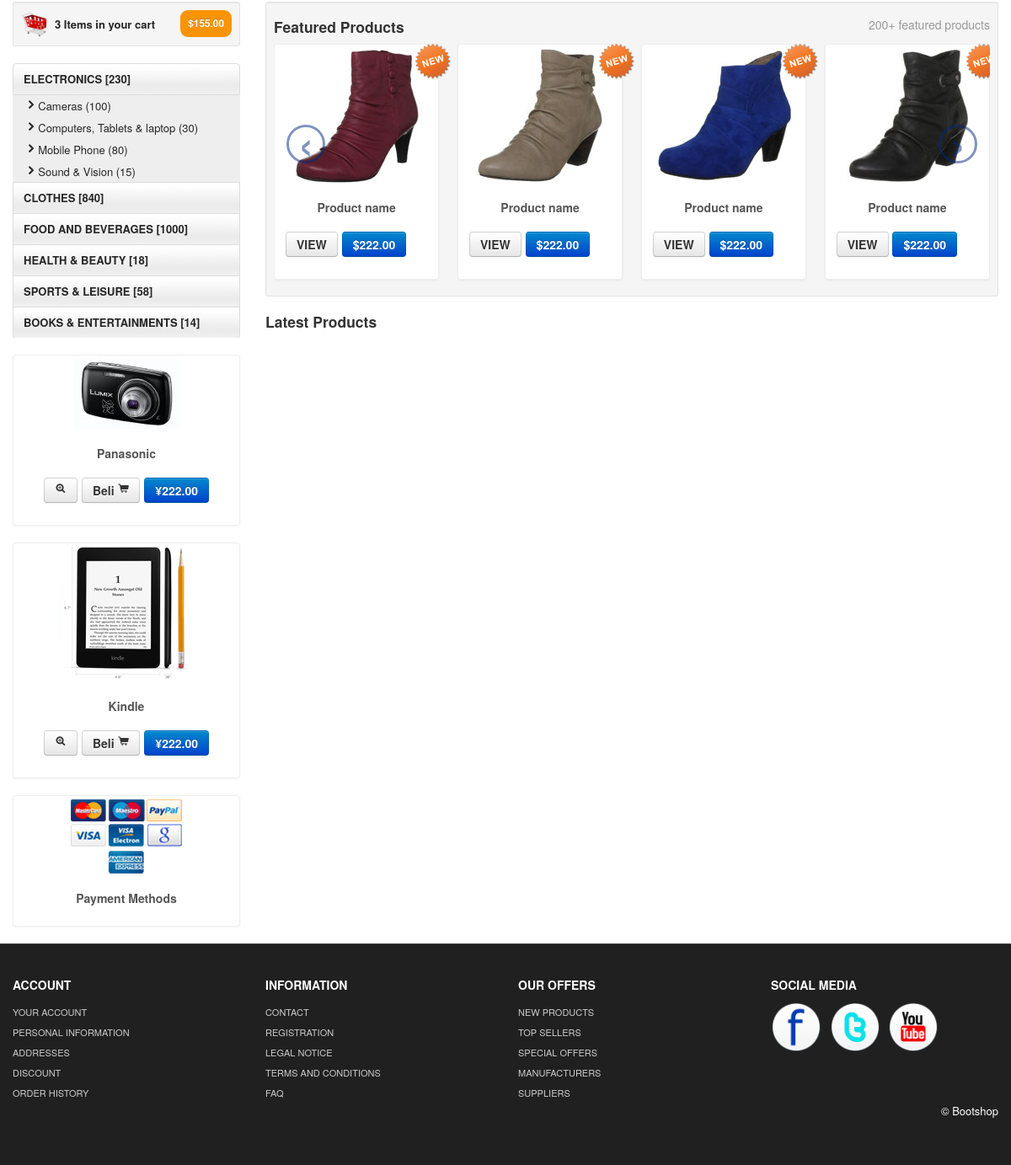
Before: /products/ (lower part) with the older database file.
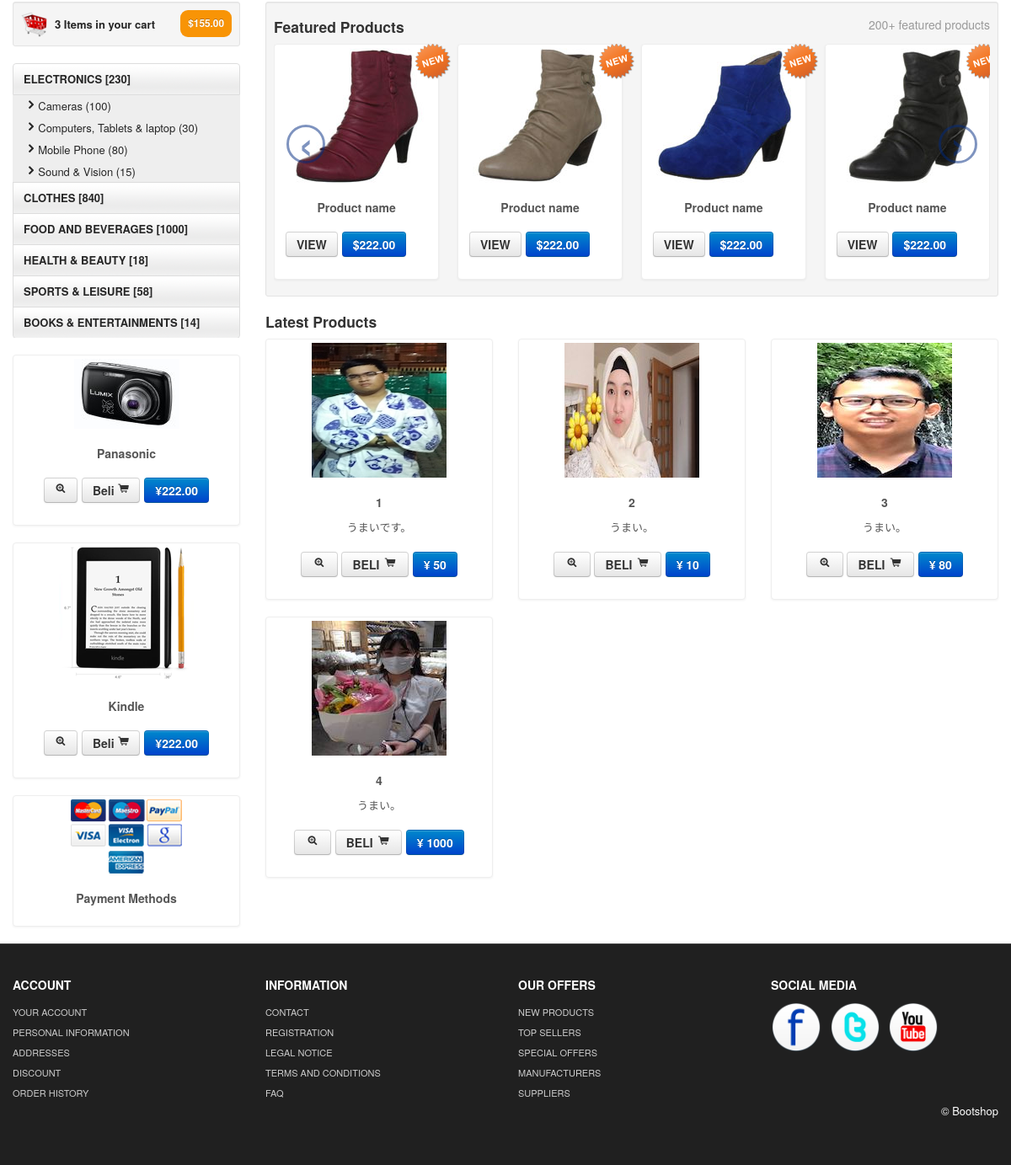
After: the same page with the newer database file.
### mamazon/models.py (models this page shows, shortened)
class Product(models.Model):
    name = models.CharField(max_length=150)
    price = models.IntegerField()
    description = models.TextField()
    thumbnail = models.ImageField(upload_to='thumbnails/')

### mamazon/views.py (the view)
# urls.py: path('products/', views.ProductListView.as_view(), name='product-list'),
class ProductListView(ListView):
    model = Product
    template_name = 'mamazon/list.html'
    def get_queryset(self):
        queryset = Product.objects.all()
        if 'query' in self.request.GET:
            qs = self.request.GET['query']
            queryset = queryset.filter(name_contains=qs)
        return queryset

### mamazon/templates/mamazon/list.html
{% extends 'mamazon/home.html' %}
{% load static %}
{% block products %}
{% for object in object_list %}
<li class="span3">
    <div class="thumbnail">
        <a href="product_details.html"><img
                src=" {{ object.thumbnail.url }} " alt="" /></a>
        <div class="caption">
            <h5> {{ object.name }} </h5>
            <p>
                {{ object.description }}
            </p>
            <h4 style="text-align:center"><a class="btn" href="product_details.html"> <i
                        class="icon-zoom-in"></i></a> <a class="btn" href="#">BELI <i
                        class="icon-shopping-cart"></i></a>
                <a class="btn btn-primary" href="#">¥ {{ object.price }} </a></h4>
        </div>
    </div>
</li>
{% endfor %}
{% endblock products %}

### mamazon/templates/mamazon/home.html (shortened to what this page needs)
{% extends 'mamazon/base.html' %}
{% load static %}
{% block body %}
<div class="span9">
    <div class="well well-small">
        <h4>Featured Products <small class="pull-right">200+ featured
                products</small></h4>
        <div class="row-fluid">
            <div id="featured" class="carousel slide">
                <div class="carousel-inner">
                    <div class="item active">
                        <ul class="thumbnails">
                            <li class="span3">
                                <div class="thumbnail">
                                    <i class="tag"></i>
                                    <a href="product_details.html"><img
                                            src="{% static "themes/images/products/b1.jpg" %}"
                                            alt=""></a>
                                    <div class="caption">
                                        <h5>Product name</h5>
                                        <h4><a class="btn" href="product_details.html">VIEW</a>
                                            <a class="btn btn-primary" href="#">$222.00</a>
                                        </h4>
                                    </div>
                                </div>
                            </li>
                            <li class="span3">
                                <div class="thumbnail">
                                    <i class="tag"></i>
                                    <a href="product_details.html"><img
                                            src="{% static "themes/images/products/b2.jpg" %}"
                                            alt=""></a>
                                    <div class="caption">
                                        <h5>Product name</h5>
                                        <h4><a class="btn" href="product_details.html">VIEW</a>
                                            <a class="btn btn-primary" href="#">$222.00</a>
                                        </h4>
                                    </div>
                                </div>
                            </li>
                            <li class="span3">
                                <div class="thumbnail">
                                    <i class="tag"></i>
                                    <a href="product_details.html"><img
                                            src="{% static "themes/images/products/b3.jpg" %}"
                                            alt=""></a>
                                    <div class="caption">
                                        <h5>Product name</h5>
                                        <h4><a class="btn" href="product_details.html">VIEW</a>
                                            <a class="btn btn-primary" href="#">$222.00</a>
                                        </h4>
                                    </div>
                                </div>
                            </li>
                            <li class="span3">
                                <div class="thumbnail">
                                    <i class="tag"></i>
                                    <a href="product_details.html"><img
                                            src="{% static "themes/images/products/b4.jpg" %}"
                                            alt=""></a>
                                    <div class="caption">
                                        <h5>Product name</h5>
                                        <h4><a class="btn" href="product_details.html">VIEW</a>
                                            <a class="btn btn-primary" href="#">$222.00</a>
                                        </h4>
                                    </div>
                                </div>
                            </li>
                        </ul>
                    </div>
                </div>
                <a class="left carousel-control" href="#featured" data-slide="prev">‹</a>
                <a class="right carousel-control" href="#featured" data-slide="next">›</a>
            </div>
        </div>
    </div>
    <h4>Latest Products </h4>
    <ul class="thumbnails">
        {% block products %}
        {% endblock products %}
    </ul>
</div>
{% endblock body %}

### mamazon/templates/mamazon/base.html (shortened to what this page needs)
{% load static %}
<!DOCTYPE html>
<html lang="en">
<head>
    <link id="callCss" rel="stylesheet" href="{% static "themes/bootshop/bootstrap.min.css" %}"
        media=" screen" />
    <link href="{% static "themes/css/base.css" %}" rel="stylesheet" media="screen" />
    <link href="{% static "themes/css/bootstrap-responsive.min.css" %}" rel=" stylesheet" />
    <link href="{% static "themes/css/font-awesome.css" %}" rel=" stylesheet" type="text/css">
    <link href="{% static "themes/js/google-code-prettify/prettify.css" %}" rel=" stylesheet" />
</head>
<body>
    <div id="mainBody">
        <div class="container">
            <div class="row">
                <div id="sidebar" class="span3">
                    <div class="well well-small"><a id="myCart" href="#"><img
                                src="{% static "themes/images/ico-cart.png" %}" alt="cart">3 Items
                            in your cart
                            <span class="badge badge-warning pull-right">$155.00</span></a></div>
                    <ul id="sideManu" class="nav nav-tabs nav-stacked">
                        <li class="subMenu open"><a> ELECTRONICS [230]</a>
                            <ul>
                                <li><a class="active" href="products.html"><i
                                            class="icon-chevron-right"></i>Cameras (100) </a></li>
                                <li><a href="products.html"><i
                                            class="icon-chevron-right"></i>Computers, Tablets &
                                        laptop (30)</a></li>
                                <li><a href="products.html"><i class="icon-chevron-right"></i>Mobile
                                        Phone (80)</a></li>
                                <li><a href="products.html"><i class="icon-chevron-right"></i>Sound
                                        & Vision (15)</a></li>
                            </ul>
                        </li>
                        <li class="subMenu"><a> CLOTHES [840] </a>
                        </li>
                        <li class="subMenu"><a>FOOD AND BEVERAGES [1000]</a>
                        </li>
                        <li><a href="products.html">HEALTH & BEAUTY [18]</a></li>
                        <li><a href="products.html">SPORTS & LEISURE [58]</a></li>
                        <li><a href="products.html">BOOKS & ENTERTAINMENTS [14]</a></li>
                    </ul>
                    <br />
                    <div class="thumbnail">
                        <img src="{% static "themes/images/products/panasonic.jpg" %}"
                            alt="Bootshop panasonoc New camera" />
                        <div class="caption">
                            <h5>Panasonic</h5>
                            <h4 style="text-align:center"><a class="btn"
                                    href="product_details.html"> <i class="icon-zoom-in"></i></a> <a
                                    class="btn" href="#">Beli <i
                                        class="icon-shopping-cart"></i></a> <a
                                    class="btn btn-primary" href="#">¥222.00</a></h4>
                        </div>
                    </div><br />
                    <div class="thumbnail">
                        <img src="{% static "themes/images/products/kindle.png" %}"
                            title="Bootshop New Kindel" alt="Bootshop Kindel">
                        <div class="caption">
                            <h5>Kindle</h5>
                            <h4 style="text-align:center"><a class="btn"
                                    href="product_details.html"> <i class="icon-zoom-in"></i></a> <a
                                    class="btn" href="#">Beli <i
                                        class="icon-shopping-cart"></i></a> <a
                                    class="btn btn-primary" href="#">¥222.00</a></h4>
                        </div>
                    </div><br />
                    <div class="thumbnail">
                        <img src="{% static "themes/images/payment_methods.png" %}"
                            title="Bootshop Payment Methods" alt="Payments Methods">
                        <div class="caption">
                            <h5>Payment Methods</h5>
                        </div>
                    </div>
                </div>
                {% block body %}
                {% endblock body %}
            </div>
        </div>
    </div>
    <div id="footerSection">
        <div class="container">
            <div class="row">
                <div class="span3">
                    <h5>ACCOUNT</h5>
                    <a href="login.html">YOUR ACCOUNT</a>
                    <a href="login.html">PERSONAL INFORMATION</a>
                    <a href="login.html">ADDRESSES</a>
                    <a href="login.html">DISCOUNT</a>
                    <a href="login.html">ORDER HISTORY</a>
                </div>
                <div class="span3">
                    <h5>INFORMATION</h5>
                    <a href="contact.html">CONTACT</a>
                    <a href="register.html">REGISTRATION</a>
                    <a href="legal_notice.html">LEGAL NOTICE</a>
                    <a href="tac.html">TERMS AND CONDITIONS</a>
                    <a href="faq.html">FAQ</a>
                </div>
                <div class="span3">
                    <h5>OUR OFFERS</h5>
                    <a href="#">NEW PRODUCTS</a>
                    <a href="#">TOP SELLERS</a>
                    <a href="special_offer.html">SPECIAL OFFERS</a>
                    <a href="#">MANUFACTURERS</a>
                    <a href="#">SUPPLIERS</a>
                </div>
                <div id="socialMedia" class="span3 pull-right">
                    <h5>SOCIAL MEDIA </h5>
                    <a href="#"><img width="60" height="60"
                            src="{% static "themes/images/facebook.png" %}" title="facebook"
                            alt="facebook" /></a>
                    <a href="#"><img width="60" height="60"
                            src="{% static "themes/images/twitter.png" %}" title="twitter"
                            alt="twitter" /></a>
                    <a href="#"><img width="60" height="60"
                            src="{% static "themes/images/youtube.png" %}" title="youtube"
                            alt="youtube" /></a>
                </div>
            </div>
            <p class="pull-right">&copy; Bootshop</p>
        </div>
    </div>
</body>
</html>

Changed rows visible on the page:
added Product: thumbnail (picture), name "1", description "うまいです。", price "50"
added Product: thumbnail (picture), name "2", description "うまい。", price "10"
added Product: thumbnail (picture), name "3", description "うまい。", price "80"
added Product: thumbnail (picture), name "4", description "うまい。", price "1000"
